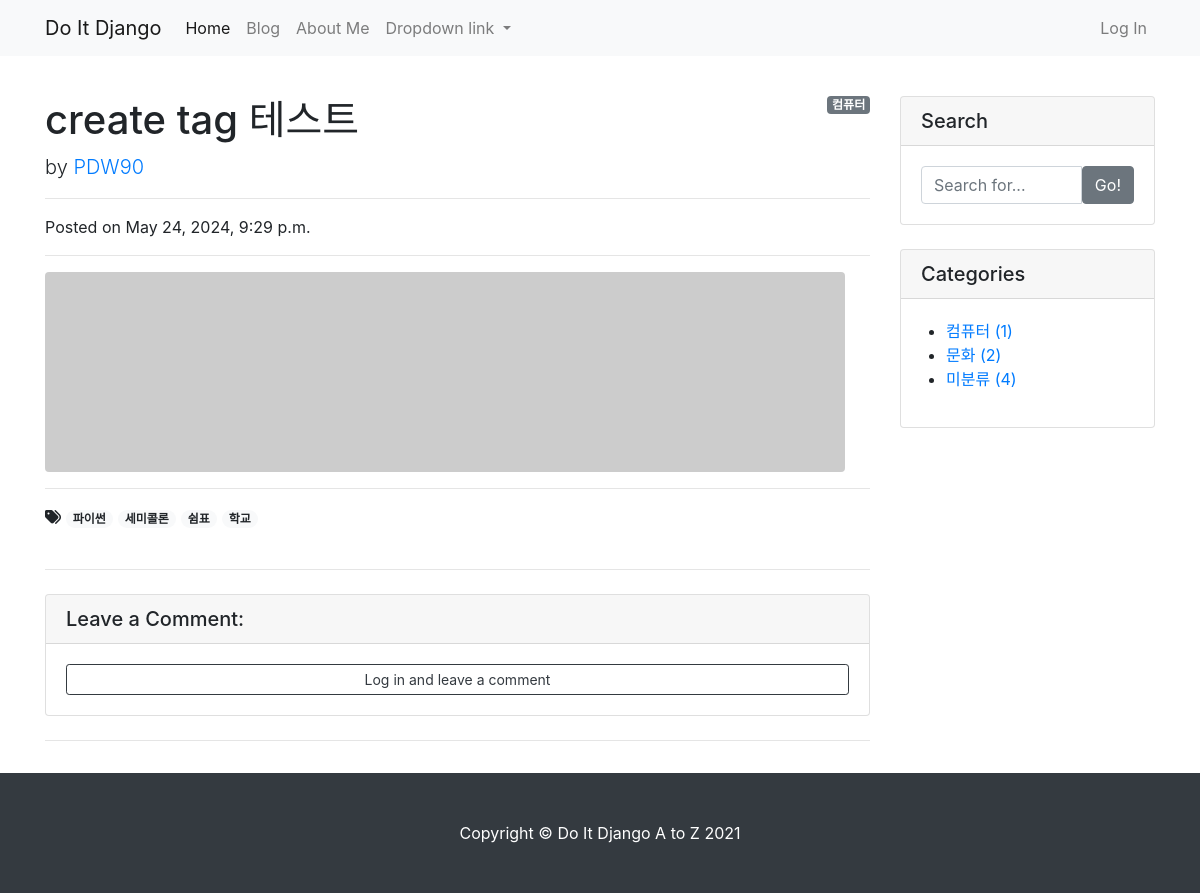
The app's page /blog/7/, older data.
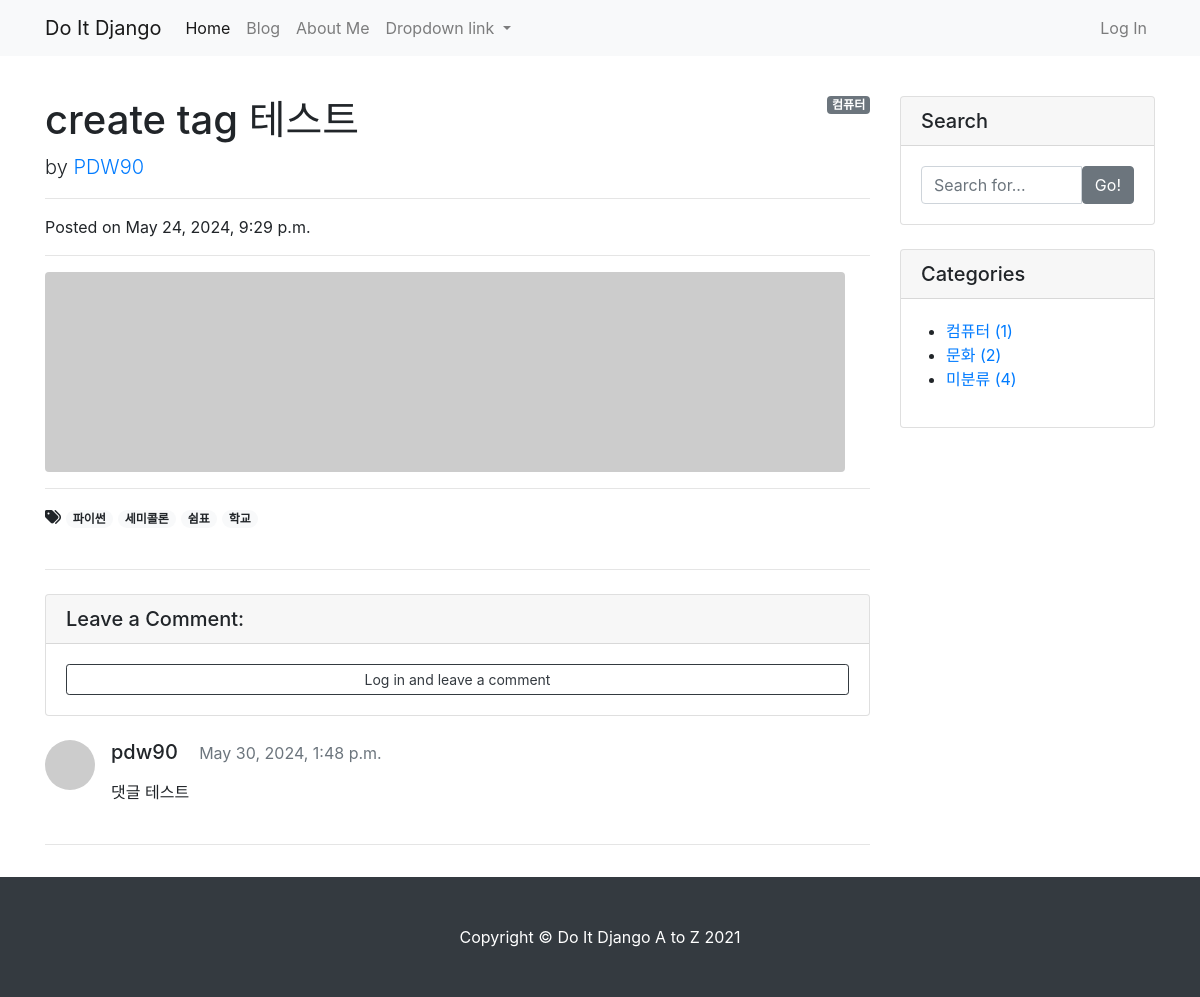
The same page, newer data.
### blog/models.py (models this page shows, shortened)
class Post(models.Model):
    title = models.CharField(max_length=30)
    hook_text = models.CharField(max_length=100, blank=True)
    content = MarkdownxField()
    head_image = models.ImageField(upload_to='blog/images/%Y/%m/%d/', blank=True)
    file_upload = models.FileField(upload_to='blog/files/%Y/%m/%d/', blank=True)
    created_at = models.DateTimeField(auto_now_add=True)
    updated_at = models.DateTimeField(auto_now=True)
    author = models.ForeignKey(User, null=True, on_delete=models.SET_NULL)
    category = models.ForeignKey(Category, null=True, blank=True, on_delete=models.SET_NULL)
    tags = models.ManyToManyField(Tag, blank=True)
    def get_content_markdown(self):
        return markdown(self.content)

class Category(models.Model):
    name = models.CharField(max_length=50, unique=True)
    slug = models.SlugField(max_length=200, unique=True, allow_unicode=True)
    def __str__(self):
        return self.name
    def get_absolute_url(self):
        return f'/blog/category/{self.slug}/'
    class Meta:
        verbose_name_plural = 'Categories'

class Tag(models.Model):
    name = models.CharField(max_length=50)
    slug = models.SlugField(max_length=200, unique=True, allow_unicode=True)
    def __str__(self):
        return self.name
    def get_absolute_url(self):
        return f'/blog/tag/{self.slug}/'

class Comment(models.Model):
    post = models.ForeignKey(Post, on_delete=models.CASCADE)
    author = models.ForeignKey(User, on_delete=models.CASCADE)
    content = models.TextField()
    created_at = models.DateTimeField(auto_now_add=True)
    modified_at = models.DateTimeField(auto_now=True)

### blog/views.py (the view)
# urls.py: path('<int:pk>/', views.PostDetail.as_view()),
class PostDetail(DetailView):
    model = Post
    def get_context_data(self, **kwargs):
        context = super(PostDetail, self).get_context_data()
        context["categories"] = Category.objects.all()
        context["no_category_post_count"] = Post.objects.filter(category=None).count()
        context["comment_form"] = CommentForm
        return context

### blog/templates/blog/post_detail.html (shortened to what this page needs)
{% extends 'blog/base.html' %}
{% load crispy_forms_tags %}
{% block main_area %}
    <div id="post-area">
        {% if post.category %}
                    <span class="badge badge-secondary float-right">{{ post.category }}</span>
        {% else %}
            <span class="badge badge-secondary float-right">미분류</span>
        {% endif %}
    <h1 class="mt-4">{{ post.title }}</h1>
    <p class="lead">
      by
      <a href="#">{{ post.author | upper }}</a>
    </p>
    <hr>
    <p>Posted on {{ post.created_at }}</p>
    <hr>
    {% if post.head_image %}
        <img class="img-fluid rounded" src="{{ post.head_image.url }}" alt="{{ post.title }} head image">
    {% else %}
        <img class="img-fluid rounded" src="https://picsum.photos/seed/{{ post.id }}/800/200" alt="random image">
    {% endif %}
    <hr>
    {% if post.tags.exists %}
        <i class="fas fa-tags"></i>
        {% for tag in post.tags.all %}
            <a href="{{ tag.get_absolute_url }}">
                <span class="badge badge-pill badge-light">{{ tag }}</span></a>
        {% endfor %}
        <br/>
        <br/>
    {% endif %}
    <hr>
    </div>
    <div id="comment-area">
    <div class="card my-4">
      <h5 class="card-header">Leave a Comment:</h5>
      <div class="card-body">
        {% if user.is_authenticated %}
        <form id="comment-form" method="POST" action="{{ post.get_absolute_url }}new_comment/">
            {% csrf_token %}
            <div class="form-group">
                {{ comment_form | crispy }}
            </div>
            <button type="submit" class="btn btn-primary">Submit</button>
        </form>
        {% else %}
            <a role="button" class="btn btn-outline-dark btn-block btn-sm" href="#" data-toggle="modal"
               data-target="#loginModal">Log in and leave a comment</a>
        {% endif %}
      </div>
    </div>
    {% if post.comment_set.exists %}
        {% for comment in post.comment_set.iterator %}
        <div class="media mb-4" id="comment-{{ comment.pk }}">
          <img class="d-flex mr-3 rounded-circle" src="http://placehold.it/50x50" alt="">
          <div class="media-body">
              <h5 class="mt-0">{{ comment.author.username }} &nbsp;&nbsp;
              <small class="text-muted">{{ comment.created_at }}</small> </h5>
              <p>{{ comment.content | linebreaks }}</p>
          </div>
        </div>
        {% endfor %}
    {% endif %}
  </div>
  <hr />
{% endblock %}

### blog/templates/blog/base.html (shortened to what this page needs)
<!DOCTYPE html>
<html>
{% load static %}
<head>
    <link rel="stylesheet" href="{% static 'blog/bootstrap/bootstrap.min.css' %}" media="screen">
</head>
<body>
{% include 'blog/navbar.html' %}
<div class="container my-3">
    <div class="row">
        <div class="col-md-8 col-lg-9" id="main-area">
            {% block main_area %}
            {% endblock %}
        </div>
        <div class="col-md-4 col-lg-3">
            <div class="card my-4">
                <h5 class="card-header">Search</h5>
                <div class="card-body">
                    <div class="input-group">
                        <input type="text" class="form-control" placeholder="Search for...">
                        <span class="input-group-btn">
                                <button class="btn btn-secondary" type="button">Go!</button>
                            </span>
                    </div>
                </div>
            </div>
            <div class="card my-4" id="categories-card">
                <h5 class="card-header">Categories</h5>
                <div class="card-body">
                    <div class="row">
                        <ul>
                            {% for category in categories %}
                                <li>
                                    <a href="{{ category.get_absolute_url }}">{{ category }} ({{ category.post_set.count }})</a>
                                </li>
                            {% endfor %}
                            <li>
                                <a href="/blog/category/no_category/">미분류 ({{ no_category_post_count }})</a>
                            </li>
                        </ul>
                    </div>
                </div>
            </div>
        </div>
    </div>
</div>
{% include 'blog/footer.html' %}
</body>
</html>

### blog/templates/blog/navbar.html (shortened to what this page needs)
<nav class="navbar navbar-expand-lg navbar-light bg-light">
        <div class="container">
            <a class="navbar-brand" href="/">Do It Django</a>
            <div class="collapse navbar-collapse" id="navbarNavDropdown">
                <ul class="navbar-nav">
                    <li class="nav-item active">
                        <a class="nav-link" href="/">Home</a>
                    </li>
                    <li class="nav-item">
                        <a class="nav-link" href="/blog/">Blog</a>
                    </li>
                    <li class="nav-item">
                        <a class="nav-link" href="/about_me/">About Me</a>
                    </li>
                    <li class="nav-item dropdown">
                        <a class="nav-link dropdown-toggle" href="#" id="navbarDropdownMenuLink" role="button"
                            data-toggle="dropdown" aria-haspopup="true" aria-expanded="false">
                            Dropdown link
                        </a>
                    </li>
                </ul>
                <ul class="navbar-nav ml-auto">
                    <li class="nav-item">
                        <a class="nav-link" href="#" data-toggle="modal" data-target="#loginModal">Log In</a>
                    </li>
                </ul>
            </div>
        </div>
    </nav>

### blog/templates/blog/footer.html
    <footer class="py-5 bg-dark">
        <div class="container">
            <p class="m-0 text-center text-white">
                Copyright &copy; Do It Django A to Z 2021
            </p>
        </div>
    </footer>

Row changes from the older to the newer data that the page shows:
added Comment: author.username "pdw90", created_at "May 30, 2024, 1:48 p.m.", content "댓글 테스트"
